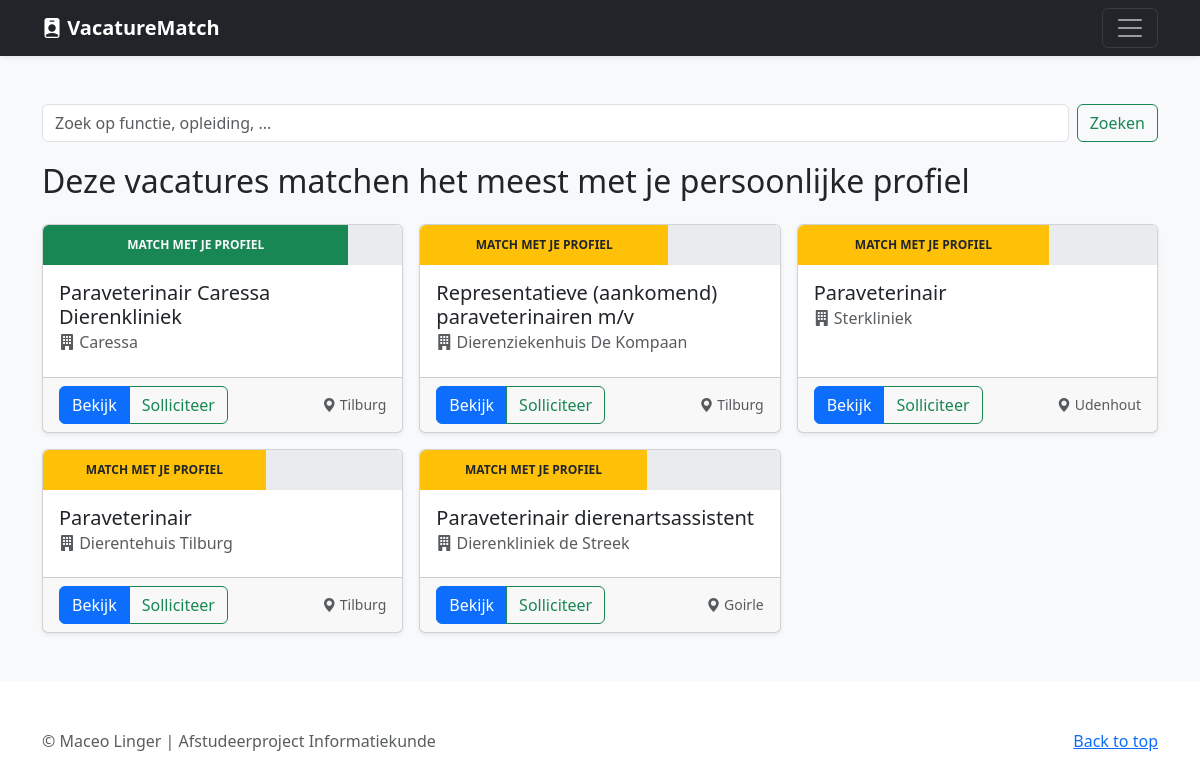
/zoeken-mp/Merel, run on the app's committed database.
### tables this page shows
CREATE TABLE vacancies
(
    vacancy_id INTEGER
        constraint vacancies_pk
            primary key,
    match      INTEGER,
    matchingp  INTEGER,
    resume     TEXT,
    first_name TEXT,
    last_name  TEXT,
    title      TEXT,
    keywords   TEXT,
    company    TEXT,
    level      TEXT,
    hrs_week   TEXT,
    location   TEXT,
    text       TEXT
);

### app.py (the view, shortened to what this page needs)
@app.route('/zoeken-mp/<first_name>', methods=["GET","POST"])
def advancedsearch(first_name):  # put application's code here
    if request.method == "GET":
        con = sql.connect("data.db")
        con.row_factory = sql.Row
        cur = con.cursor()
        cur.execute(
            "SELECT * FROM vacancies WHERE first_name==? AND (match==1)"
            "ORDER BY matchingp DESC;",
            (first_name,))
        perfect = cur.fetchall()
        cur.close()
        con = sql.connect("data.db")
        con.row_factory = sql.Row
        cur = con.cursor()
        cur.execute(
            "SELECT * FROM vacancies WHERE first_name==? AND match==0;",
            (first_name,))
        results = cur.fetchall()
        return render_template("search-advanced.html", perfect=perfect, results=results, first_name=first_name)

### templates/search-advanced.html (shortened to what this page needs)
{% extends "layout.html" %}
{% block main %}
    <div class="album py-5 bg-body-tertiary">
        <div class="container">
            <form class="d-flex pb-3" role="search" action="/zoeken-mp/{{ first_name }}" method="post">
                <input class="form-control me-2" name="query" type="search" placeholder="Zoek op functie, opleiding, ..." aria-label="Zoeken">
                <button class="btn btn-outline-success" type="submit">Zoeken</button>
            </form>
            <h2 class="mb-4 mt-1">Deze vacatures matchen het meest met je persoonlijke profiel</h2>
            <div class="row row-cols-1 row-cols-sm-2 row-cols-md-3 g-3">
                {% if perfect %}
                    <div class="col">
                        <div class="card shadow-sm h-100">
                            <div class="progress" role="progressbar" aria-label="Example with label" aria-valuenow="10" aria-valuemin="0" aria-valuemax="100" style="height: 40px; border-bottom-right-radius: 0px; border-bottom-left-radius: 0px">
                                <div class="progress-bar bg-success overflow-visible text-light" style="width: {{ perfect[0].matchingp }}%"><b>MATCH MET JE PROFIEL</b></div>
                            </div>
                            <div class="card-body">
                                <h5 class="card-title">{{ perfect[0].title }}</h5>
                                <h6 class="card-subtitle mb-2 text-body-secondary"><i class="bi bi-building-fill"></i> {{ perfect[0].company }}</h6>
                            </div>
                            <div class="card-footer d-flex justify-content-between align-items-center">
                                <div class="btn-group">
                                    <button type="button" class="btn btn-primary" data-bs-toggle="modal" data-bs-target="#{{ perfect[0].vacancy_id }}">
                                        Bekijk
                                    </button>
                                    <button type="button" class="btn btn-outline-success" data-bs-toggle="modal" data-bs-target="#apply{{ perfect[0].vacancy_id }}">Solliciteer</button>
                                </div>
                                <small class="text-body-secondary"><i class="bi bi-geo-alt-fill"></i>&nbsp;{{ perfect[0].location }}</small>
                            </div>
                        </div>
                    </div>
                {% endif %}
                {% for result in results %}
                    <div class="col">
                        <div class="card shadow-sm h-100">
                                <div class="progress" role="progressbar" aria-label="Example with label" aria-valuenow="10" aria-valuemin="0" aria-valuemax="100" style="height: 40px; border-bottom-right-radius: 0px; border-bottom-left-radius: 0px">
                                    <div class="progress-bar bg-warning overflow-visible text-dark" style="width: {{ result.matchingp }}%"><b>MATCH MET JE PROFIEL</b></div>
                                </div>
                            <div class="card-body">
                                <h5 class="card-title">{{ result.title }}</h5>
                                <h6 class="card-subtitle mb-2 text-body-secondary"><i class="bi bi-building-fill"></i> {{ result.company }}</h6>
                            </div>
                            <div class="card-footer d-flex justify-content-between align-items-center">
                                <div class="btn-group">
                                    <button type="button" class="btn btn-primary" data-bs-toggle="modal" data-bs-target="#{{ result.vacancy_id }}">
                                        Bekijk
                                    </button>
                                    <button type="button" class="btn btn-outline-success" data-bs-toggle="modal" data-bs-target="#apply{{ result.vacancy_id }}">Solliciteer</button>
                                </div>
                                <small class="text-body-secondary"><i class="bi bi-geo-alt-fill"></i>&nbsp;{{ result.location }}</small>
                            </div>
                        </div>
                    </div>
                {% endfor %}
            </div>
        </div>
    </div>
{% endblock %}`

### data on the page
vacancies: title "Paraveterinair Caressa Dierenkliniek", company "Caressa", location "Tilburg"
vacancies: {{ result.matchingp }} 69 (drawn), title "Representatieve (aankomend) paraveterinairen m/v", company "Dierenziekenhuis De Kompaan", location "Tilburg"
vacancies: {{ result.matchingp }} 70 (drawn), title "Paraveterinair", company "Sterkliniek", location "Udenhout"
vacancies: {{ result.matchingp }} 62 (drawn), title "Paraveterinair", company "Dierentehuis Tilburg", location "Tilburg"
vacancies: {{ result.matchingp }} 63 (drawn), title "Paraveterinair dierenartsassistent", company "Dierenkliniek de Streek", location "Goirle"
